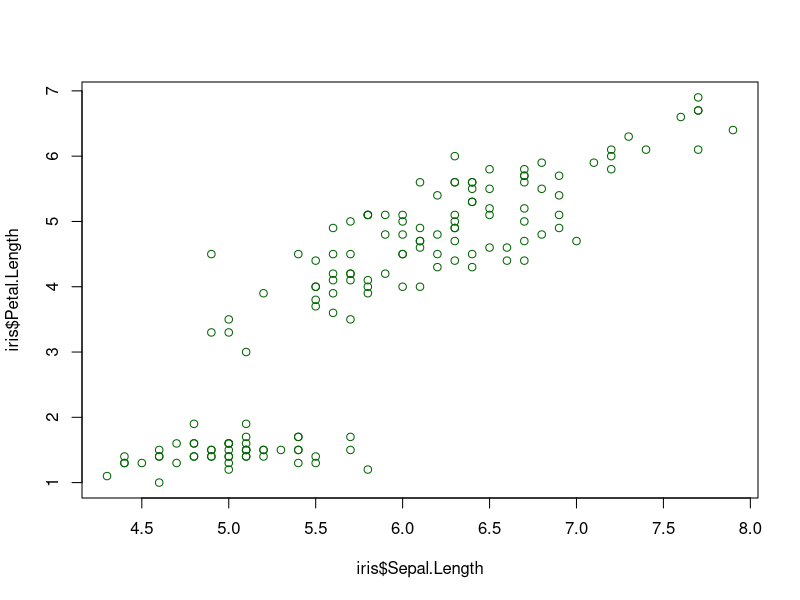

The R script that drew this image:
## ---- chunk 1
knitr::opts_chunk$set(echo = TRUE)

## ---- chunk 2
print("hej")
print(25^4)
## ---- chunk 3

#head(iris)
plot(x = iris$Sepal.Length, y = iris$Petal.Length,col="darkgreen")

## ---- chunk 4

knitr::kable(head(iris),caption = "Min första tabell")


